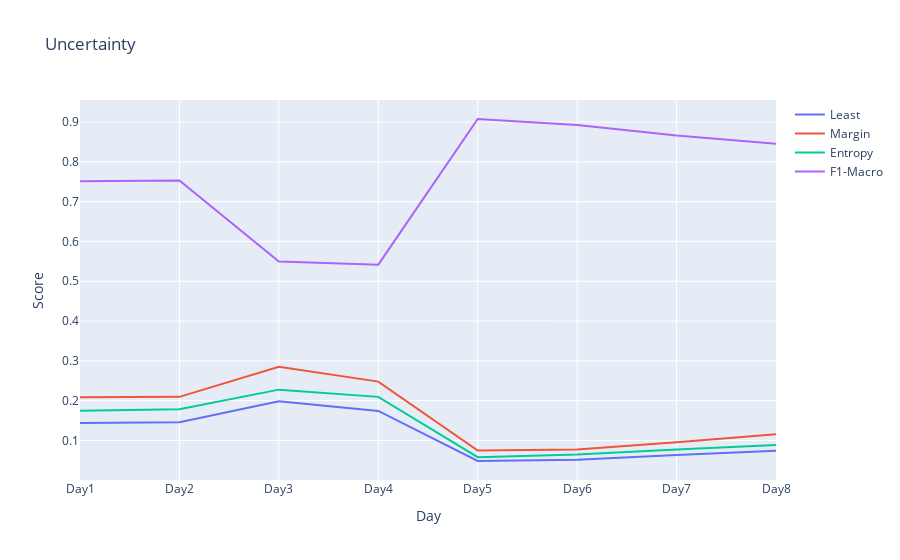

Source (notebook cell):
### Code cell
import plotly.graph_objects as go

fig = go.Figure()
fig.add_trace(go.Scatter(x=day, y=least, name="Least", mode="lines"))
fig.add_trace(go.Scatter(x=day, y=margin, name="Margin", mode="lines"))
fig.add_trace(go.Scatter(x=day, y=entropy, name="Entropy", mode="lines"))
fig.add_trace(go.Scatter(x=day, y=f1_macro, name="F1-Macro", mode="lines"))

fig.update_layout(
    title="Uncertainty", xaxis_title="Day", yaxis_title="Score"
)
fig.show()

### Figure 1 — Plotly figure (JSON) as saved in the notebook; plotly's stock layout.template omitted (floating-point values rounded to 4 significant figures)
{"data": [{"mode": "lines", "name": "Least", "type": "scatter", "x": ["Day1", "Day2", "Day3", "Day4", "Day5", "Day6", "Day7", "Day8"], "y": [0.1439, 0.1456, 0.1983, 0.1741, 0.04832, 0.05146, 0.06367, 0.07411]}, {"mode": "lines", "name": "Margin", "type": "scatter", "x": ["Day1", "Day2", "Day3", "Day4", "Day5", "Day6", "Day7", "Day8"], "y": [0.2085, 0.2095, 0.2852, 0.2479, 0.07443, 0.07718, 0.09569, 0.1157]}, {"mode": "lines", "name": "Entropy", "type": "scatter", "x": ["Day1", "Day2", "Day3", "Day4", "Day5", "Day6", "Day7", "Day8"], "y": [0.1748, 0.1786, 0.2277, 0.2095, 0.05796, 0.06476, 0.07745, 0.08848]}, {"mode": "lines", "name": "F1-Macro", "type": "scatter", "x": ["Day1", "Day2", "Day3", "Day4", "Day5", "Day6", "Day7", "Day8"], "y": [0.7511, 0.7532, 0.5496, 0.5418, 0.9078, 0.8926, 0.8662, 0.8453]}], "layout": {"title": {"text": "Uncertainty"}, "xaxis": {"title": {"text": "Day"}}, "yaxis": {"title": {"text": "Score"}}}}
